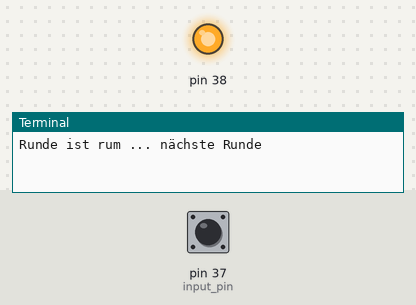
A program run on a simulated Raspberry Pi (header pin numbers). On the bench: output pins drawn as LEDs (lit = HIGH), the last lines printed to the terminal. The inputs (shaded band) are chosen by the test bench; at power-on: pin 37 (input_pin) LOW. The clock reads 2024-03-15 10:24:30 at power-on unless the program sets it.

Above: at 5.0 s.
5.1 s: pin 37 (input_pin) pulled HIGH for 0.15 s
At 5.2 s:
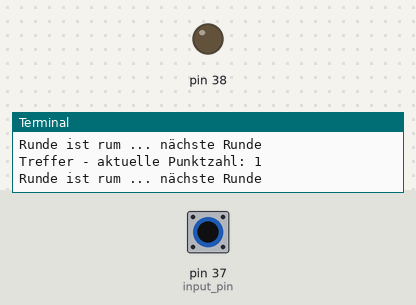
Timing chart, 0 to 12.7 s (numbered marks = the images above; inputs shaded):
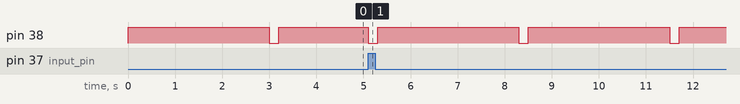

The program:

LuckyLuke-Gpio-Prototyp.py
```python
# ACHTUNG: dieser Code funktioniert nur mit der entsprechenden Verkabelung auf dem RPi-GPIO

import RPi.GPIO as GPIO
import time
from time import clock
from time import localtime

GPIO.cleanup()
GPIO.setmode(GPIO.BOARD)
input_pin = 37
GPIO.setup(38,GPIO.OUT)
GPIO.setup(input_pin,GPIO.IN, pull_up_down=GPIO.PUD_DOWN)

def ledAn():
    GPIO.output(38,True)

def ledAus():
    GPIO.output(38,False)

punktzahl = 0
spielBeginn = time.time()
while (time.time() - spielBeginn < 30.0 ):

        ledAn()

        startDurchgang = time.time()
        while (time.time() - startDurchgang < 3.0):
            istTasteJetztGedrueckt = GPIO.input(input_pin)
            if (istTasteJetztGedrueckt):
                punktzahl = punktzahl + 1
                print("Treffer - aktuelle Punktzahl: " + str(punktzahl))
                break

        print("Runde ist rum ... nächste Runde")
        ledAus()

        time.sleep(0.2)

print("Ergebnis: " + str(punktzahl))
```

Measured:
- by itself, pin 38: alternates HIGH for 3.0 s and LOW for 0.20 s
